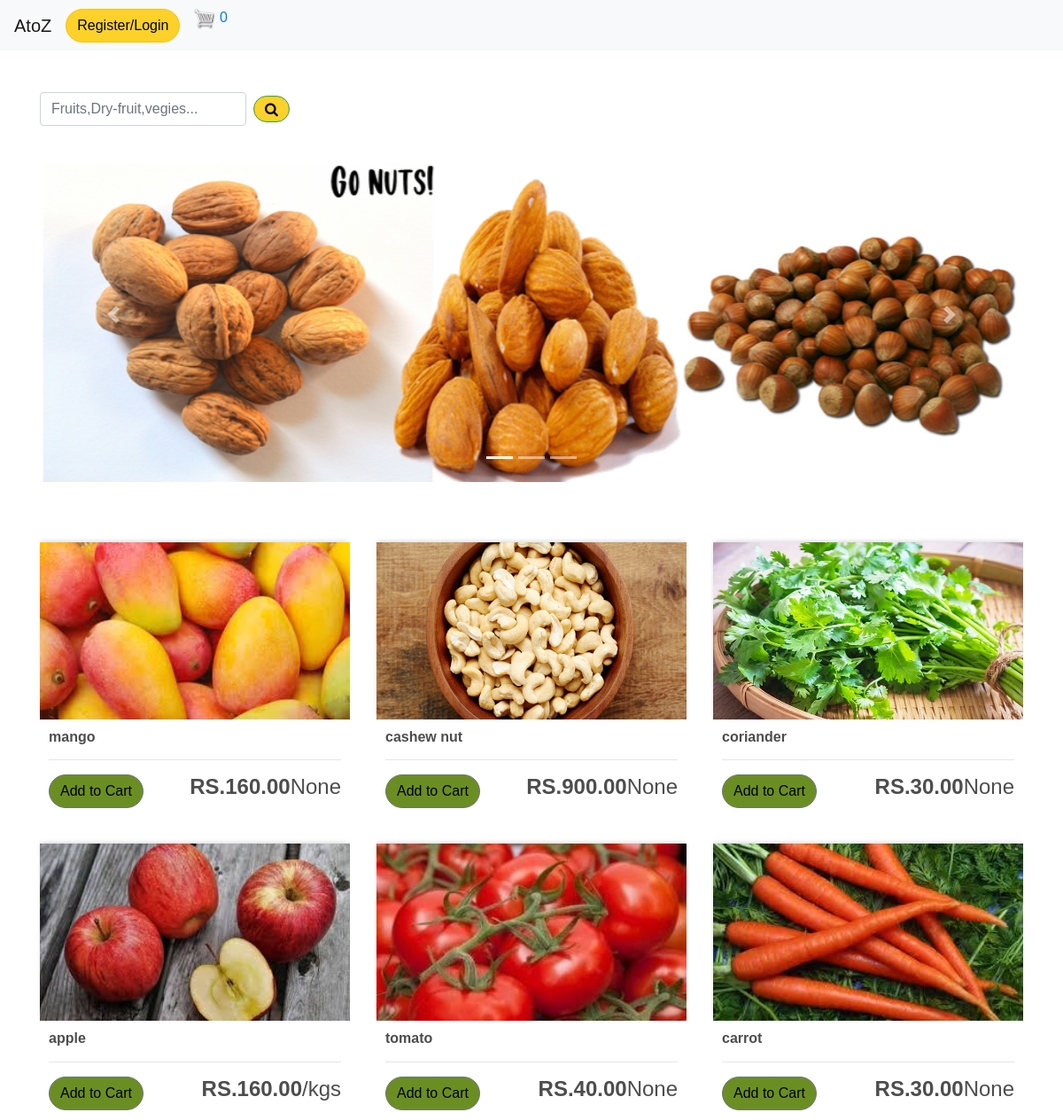
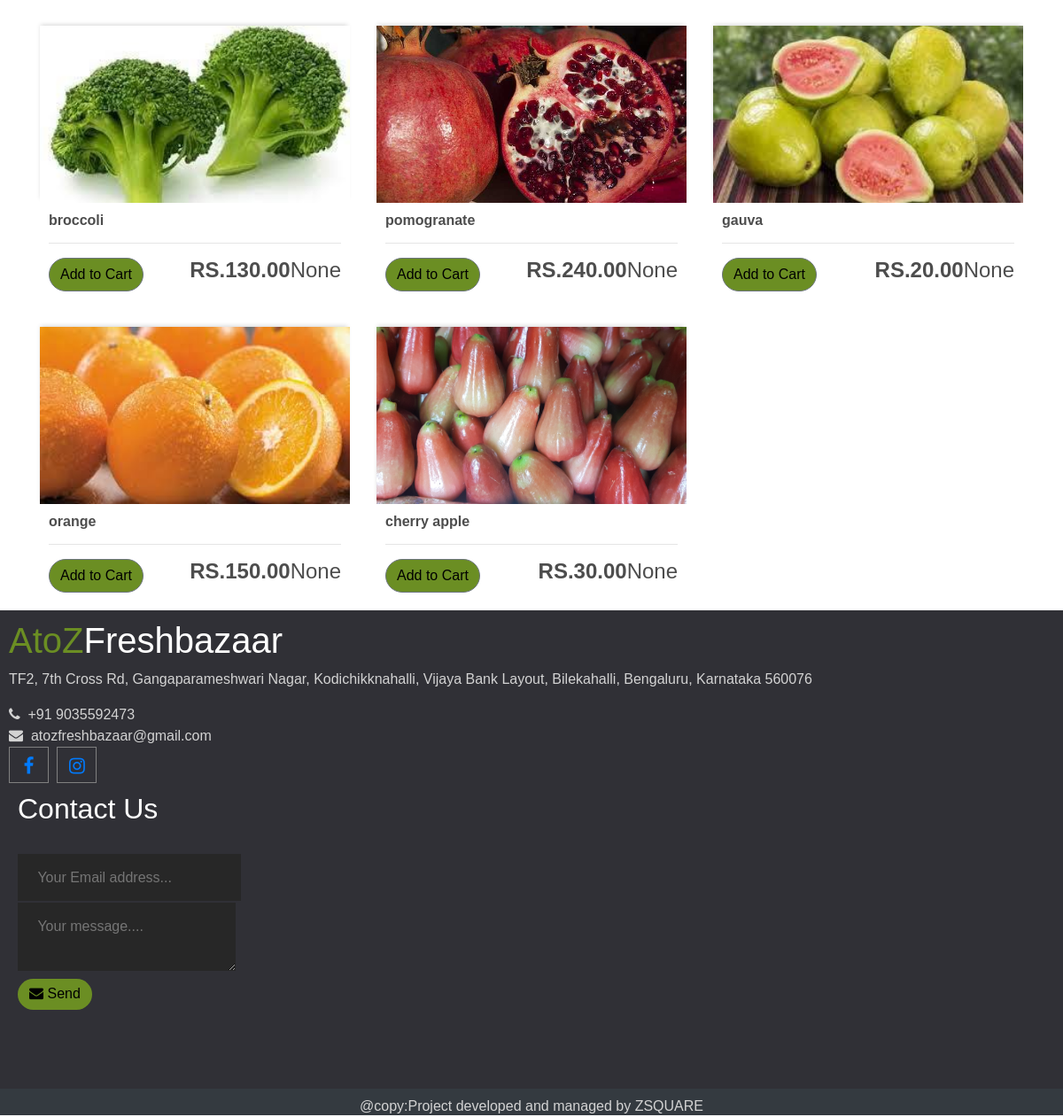
Screenshot of /user/add/ with the database file from the repository (2 pictures, top to bottom).
### atoz_store/models.py (models this page shows, shortened)
class Product(models.Model):
    catagory_choice = (
        ("fruit","fruit"),
        ("dryfruit","dryfruit"),
        ("vegitable","vegitable"),
        ("other","other"),
         )
    sell_choice =(
        ("/pcs","/peice"),
        ("/kgs","/kgs")
    )
    discription = models.CharField(max_length=500,null=True)
    type =  models.CharField(max_length=30,choices=sell_choice,null=True)
    name = models.CharField(max_length=128,null=True,)
    catagory = models.CharField(max_length=30,choices= catagory_choice ,null=True)
    price = models.DecimalField(max_digits=7, decimal_places=2)
    image = models.ImageField(null=True,blank=True)
    prodtype =models.BooleanField(default=True)
    @property
    def imageURL(self):
        try:
            url = self.image.url
        except:
            url = ''
        return url

### atoz_store/views.py (the view)
# urls.py: path('',views.store,name="store"),
def store(request):
    if request.user.is_authenticated:
        email = request.user.email
        name = request.user.first_name
        customer,created = Customer.objects.get_or_create(
            email=email,
        )
        customer.name = name
        customer.save()
        order,created = Order.objects.get_or_create(customer=customer,complete=False)
        items= order.orderitem_set.all()
        cartItems = order.get_cart_items
    else:
        try:
            cart = json.loads(request.COOKIES['cart'])
        except:
            cart = {}
        items = []
        order = {'get_cart_total':0,'get_cart_items':0}
        cartItems = order['get_cart_items']
        print(cartItems)
        for  i  in cart:
            try:
                cartItems += 1
            except:pass
    products = Product.objects.all()
    context = {'products':products,'cartItems':cartItems}
    return render(request ,'atoz_store/store.html',context)

### atoz_store/Templates/atoz_store/store.html (shortened to what this page needs)
{% extends 'atoz_store/main.html' %}
{% load static %}
{% block content %}
<br>
<br>
<br>
<head>
<link rel="stylesheet" href="https://cdnjs.cloudflare.com/ajax/libs/font-awesome/4.7.0/css/font-awesome.min.css">
</head>
<div class="page-wrapper">
<div>
	<form class="form-inline my-2 my-lg-0" method="post" action="search">
		<input class="form-control mr-sm-2" name="search" type="search" placeholder="Fruits,Dry-fruit,vegies..." aria-label="Search">
		<button class="srcbtn btn btn-outline-success my-2 my-sm-0 fa fa-search" type="submit"></button>
	  </form>
  <br>
  <div id="carouselExampleIndicators" class="carousel slide" data-ride="carousel">
	<ol class="carousel-indicators">
	  <li data-target="#carouselExampleIndicators" data-slide-to="0" class="active"></li>
	  <li data-target="#carouselExampleIndicators" data-slide-to="1"></li>
	  <li data-target="#carouselExampleIndicators" data-slide-to="2"></li>
	</ol>
	<div class="carousel-inner">
	  <div class="carousel-item active">
		<img id="dry" src="{% static  'images/capture4.png' %}"  class="d-block w-100" alt="...">
	  </div>
	</div>
	<a class="carousel-control-prev" href="#carouselExampleIndicators" role="button" data-slide="prev">
	  <span class="carousel-control-prev-icon" aria-hidden="true"></span>
	</a>
	<a class="carousel-control-next" href="#carouselExampleIndicators" role="button" data-slide="next">
	  <span class="carousel-control-next-icon" aria-hidden="true"></span>
	</a>
  </div>
  </div>
  <br>
  <br>
	<div class="row">
		{% for product in products %}
		<div id="eachproduct"   class="col-lg-4 content">
			<img class="thumbnail" src="{{product.imageURL}}" alt="not found">
			<div  class="box-element product">
				<h6><strong>{{product.name}}</strong></h6>
				<hr>
				<button id="addToCart" data-product="{{product.id}}"  data-flagu="{{product.prodtype}}" data-action="add"  class="btn btn-outline-secondary add-btn update-cart">Add to Cart</button>
				<h4 style="display: inline-block; float: right"><strong>RS.{{ product.price|floatformat:2}}</strong>{{product.type}}</h4>
			</div>
		</div>
		 {% endfor %}
	</div>
</div>
</div>
<div class="footer">
	<div class="footer-content">
		<div class="footer-section about">
			<h1 class="logo-text"><span>AtoZ</span>Freshbazaar</h1>
<p>
TF2, 7th Cross Rd, Gangaparameshwari Nagar, Kodichikknahalli, Vijaya Bank Layout, Bilekahalli, Bengaluru, Karnataka 560076
</p>
<div class="contact">
<span><i class="fa fa-phone"></i> &nbsp;+91 9035592473 </span>
<br>
<span><i class="fa fa-envelope"></i> &nbsp;atozfreshbazaar@gmail.com </span>
</div>
<div class="social">
<a href=""><i class="fa fa-facebook"></i></a>
<a href="https://www.instagram.com/atozfreshbazaar.in/"><i class="fa fa-instagram"></i></a>
</div>
		<div class="footer-section Contact-form">
			<h2>Contact Us</h2>
			<br>
			<form action="" method="POST">
				<input type="email" name="email" class="text-input contact-input" placeholder="Your Email address...">
				<br>
				<textarea name="message" class="text-input contact-input" placeholder="Your message...."></textarea>
				<br>
			  <button type="submit" class="btn btn-big">
				 <a> <i class="fa fa-envelope"></i></a>
				  Send
			  </button>
			</form>
		</div>
	</div>
	</div>
	<div class="footer-bottom">
	@copy:Project developed and managed by ZSQUARE
	</div>
{% endblock content %}

### atoz_store/static/css/main.css (style rules this page uses)
html, body { height: 100%; background-color:white; font-family: 'Ubuntu', sans-serif; }
h1,h2,h3,h4,h5,h6 { color:hsl(0, 0%, 30%); }
.box-element { padding-left: 20px; background-color: #fff; border-radius: 4px; padding: 10px; font-family: 'Ubuntu', sans-serif; }
.thumbnail { width: 100%; height: 200px; -webkit-box-shadow: -1px -3px 5px -2px rgba(214,214,214,1); -moz-box-shadow: -1px -3px 5px -2px rgba(214,214,214,1); box-shadow: -1px -3px 5px -2px rgba(214,214,214,1); }
.product { border-radius: 0 0 4px 4px; }
.col-lg-4, .col-lg-6, .col-lg-8, .col-lg-12 { margin-top: 10px; }
.btn { border-radius: 5em; background-color: #6b8e23; color: black; }
.srcbtn { background-color: #fcd12a; }
.col-lg-4 { padding-top: 10px; padding-bottom: 10px; }
.footer { background: #303036; color: #d3d3d3; font-family: 'Ubuntu', sans-serif; height: 570px; position: relative; }
.footer .footer-bottom { background: #343a40; height: 30px; width: 100%; text-align: center; position: absolute; bottom: 0px; left: 0px; padding-top: 8px; }
.footer .footer-content { height: 370px; display: flex; }
.footer .footer-content .footer-section { flex: 1; padding: 10px; }
.footer .footer-content h1,.footer .footer-content h2 { color: white; }
.footer .footer-content .about h1 span { color: #6b8e23; }
.footer .footer-content .about .social a { border: 1px solid grey; width: 45px; height: 41px; padding-top: 5px; margin-right: 5px; text-align: center; display: inline-block; font-size: 1.3em; transition: all .3s; }
.footer .footer-content .Contact-form .contact-input { background: #272727; color: #bebdbd; margin-bottom: 2px; line-height: 1.5rem; padding: .9rem 1.4rem; border: none; }
.footer-section .Contact-form { padding: right 20px; }
.btn-big { padding: .7rem,1.3rem; line-height: 1.3rem; }
.page-wrapper { min-height: 100%; }

### rows the page displays
Product: imageURL (picture), name "mango", price "160.00", type "None"
Product: imageURL (picture), name "cashew nut", price "900.00", type "None"
Product: imageURL (picture), name "coriander", price "30.00", type "None"
Product: imageURL (picture), name "apple", price "160.00", type "/kgs"
Product: imageURL (picture), name "tomato", price "40.00", type "None"
Product: imageURL (picture), name "carrot", price "30.00", type "None"
Product: imageURL (picture), name "broccoli", price "130.00", type "None"
Product: imageURL (picture), name "pomogranate", price "240.00", type "None"
Product: imageURL (picture), name "gauva", price "20.00", type "None"
Product: imageURL (picture), name "orange", price "150.00", type "None"
Product: imageURL (picture), name "cherry apple", price "30.00", type "None"

### other values shown
{{ cartItems }} "0"
